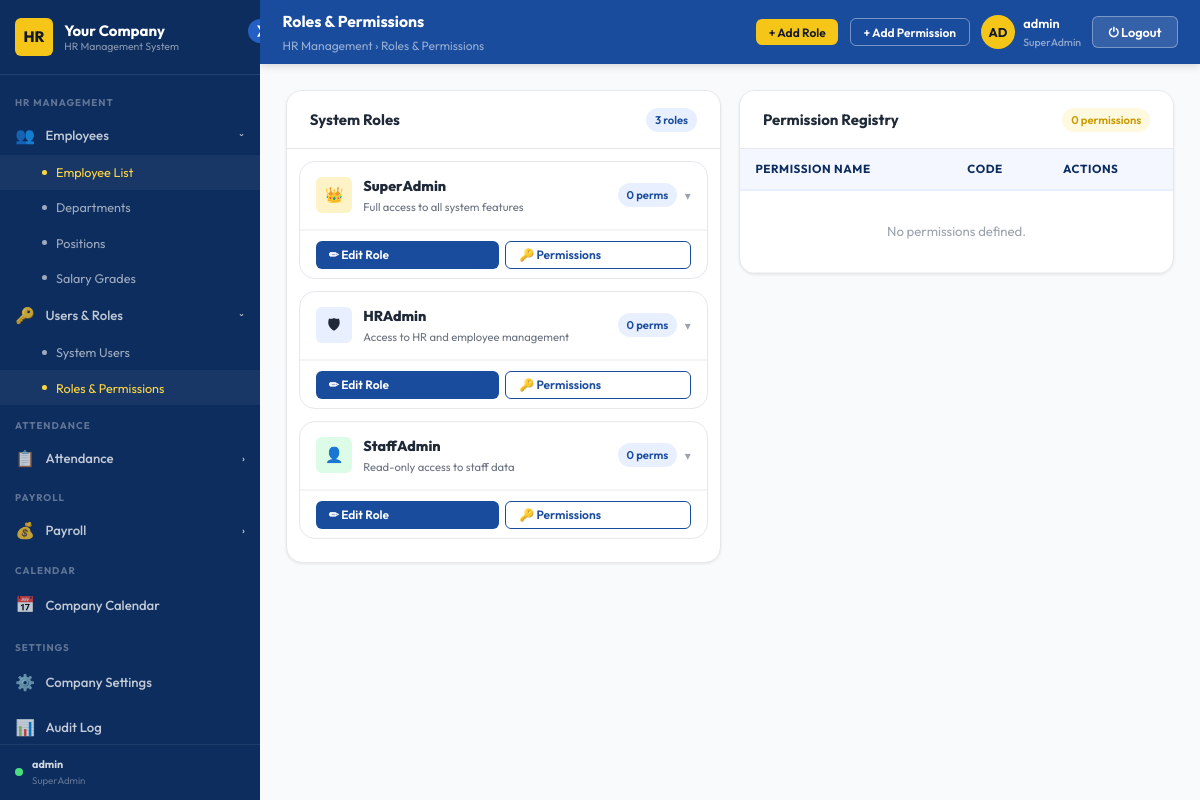
The app's page /employees/roles/ (signed in) with its own data.
### accounts/models.py (models this page shows, shortened)
class Role(models.Model):
    name        = models.CharField(max_length=100)      # SuperAdmin, HRAdmin, StaffAdmin
    description = models.TextField(blank=True)

### employees/views.py (the view, shortened to what this page needs)
@login_required
def roles_view(request):
    role_permission_json = {}
    for rp in RolePermission.objects.select_related('permission'):
        role_permission_json.setdefault(rp.role_id, []).append(rp.permission_id)
    return render(request, 'hrms/roles.html', {
        'roles':                Role.objects.prefetch_related('rolepermission_set__permission'),
        'permissions':          Permission.objects.all(),
        'role_permission_json': json.dumps(role_permission_json),
        **_branding(),
    })

### accounts/access.py (called while the page is built, shortened)
def get_user_role(user):
    if not user or not user.is_authenticated:
        return None
    if user.is_superuser:
        return _MockRole('SuperAdmin')

def has_admin_role(user):
    role = get_user_role(user)
    return role is not None and role.name in ADMIN_ROLES

    def __call__(self, request):
        path = request.path
        if path in PUBLIC_PATHS:
            return self.get_response(request)
        if any(path.startswith(p) for p in PUBLIC_PREFIXES):
            return self.get_response(request)
        if any(path.startswith(p) for p in self.ADMIN_PREFIXES):
            if not request.user.is_authenticated:
                return redirect(f'/login/?next={path}')
            if not has_admin_role(request.user):
                return render(request, 'hrms/403.html', status=403)
        return self.get_response(request)

### accounts/context_processors.py (called while the page is built, shortened)
def user_role(request):
    role      = get_user_role(request.user)
    role_name = role.name if role else ''
    return {
        'user_role':      role,
        'is_super_admin': role_name == 'SuperAdmin',
        'is_hr_admin':    role_name in {'SuperAdmin', 'HRAdmin'},
        'is_staff_admin': role_name in {'SuperAdmin', 'HRAdmin', 'StaffAdmin'},
    }

### employees/views.py (called while the page is built)
def _branding():
    try:
        s = CompanySettings.objects.first()
        if s:
            return {
                'company_name':     s.company_name,
                'company_initials': s.company_initials,
                'company_logo':     s.company_logo.url if s.company_logo else '',
            }
    except Exception:
        pass
    return {
        'company_name':     'Your Company',
        'company_initials': 'HR',
        'company_logo':     '',
    }

### templates/hrms/roles.html (shortened to what this page needs)
{% extends "hrms/admin_base.html" %}
{% load static %}
{% block page_title %}Roles & Permissions{% endblock %}
{% block breadcrumb %}HR Management › Roles & Permissions{% endblock %}
{% block header_actions %}
  <button class="btn btn-gold btn-sm" onclick="openModal('add-role-modal')">+ Add Role</button>
  <button class="btn btn-outline btn-sm" style="color:var(--white);border-color:rgba(255,255,255,.4);"
          onclick="openModal('add-permission-modal')">+ Add Permission</button>
{% endblock %}
{% block content %}
<div class="rbac-layout">
  <div>
    <div class="card" style="margin-bottom:0;">
      <div class="card-header">
        <h3>System Roles</h3>
        <span class="badge badge-blue">{{ roles|length }} roles</span>
      </div>
      <div class="card-body" style="padding:.75rem;">
        {% for role in roles %}
        <div class="role-card">
          <div class="role-card-header" onclick="toggleRolePerms('role-perms-{{ role.id }}')">
            <div style="display:flex;align-items:center;gap:.75rem;">
              <div class="role-icon
                {% if role.name == 'SuperAdmin' %}superadmin
                {% elif role.name == 'HRAdmin' %}hradmin
                {% elif role.name == 'StaffAdmin' %}staffadmin
                {% else %}custom{% endif %}">
                {% if role.name == 'SuperAdmin' %}👑
                {% elif role.name == 'HRAdmin' %}🛡
                {% elif role.name == 'StaffAdmin' %}👤
                {% else %}🔑{% endif %}
              </div>
              <div>
                <h4>{{ role.name }}</h4>
                <div class="text-xs text-gray">{{ role.description|default:"No description" }}</div>
              </div>
            </div>
            <div style="display:flex;align-items:center;gap:.5rem;">
              <span class="badge badge-blue">{{ role.rolepermission_set.count }} perm{{ role.rolepermission_set.count|pluralize }}</span>
              <span style="color:var(--gray-400);font-size:.8rem;">▾</span>
            </div>
          </div>
          <div class="role-actions" onclick="event.stopPropagation()">
            <button class="btn btn-primary btn-sm" style="flex:1;"
                    onclick="editRole({{ role.id }}, '{{ role.name|escapejs }}', '{{ role.description|escapejs }}')">
              ✏ Edit Role
            </button>
            <button class="btn btn-outline btn-sm" style="flex:1;"
                    onclick="managePerms({{ role.id }}, '{{ role.name|escapejs }}')">
              🔑 Permissions
            </button>
          </div>
        </div>
        {% empty %}
        <div style="text-align:center;padding:2.5rem;color:var(--gray-400);">No roles defined yet.</div>
        {% endfor %}
      </div>
    </div>
  </div>
  <div>
    <div class="card">
      <div class="card-header">
        <h3>Permission Registry</h3>
        <span class="badge badge-gold">{{ permissions|length }} permissions</span>
      </div>
      <div class="table-wrap">
        <table class="data-table perm-matrix">
          <thead>
            <tr>
              <th>Permission Name</th>
              <th>Code</th>
              <th>Actions</th>
            </tr>
          </thead>
          <tbody>
            {% for perm in permissions %}
            <tr>
              <td><strong>{{ perm.name }}</strong></td>
              <td><span class="perm-code">{{ perm.code }}</span></td>
              <td>
                <div style="display:flex;gap:.35rem;">
                  <button class="btn btn-outline btn-sm btn-icon"
                          onclick="editPermission({{ perm.id }}, '{{ perm.name|escapejs }}', '{{ perm.code|escapejs }}')">✏</button>
                  <button class="btn btn-danger btn-sm btn-icon"
                          onclick="deletePermission({{ perm.id }}, '{{ perm.name|escapejs }}')">🗑</button>
                </div>
              </td>
            </tr>
            {% empty %}
            <tr><td colspan="3" style="text-align:center;padding:2rem;color:var(--gray-400);">No permissions defined.</td></tr>
            {% endfor %}
          </tbody>
        </table>
      </div>
    </div>
  </div>
</div>
{% endblock %}

### templates/hrms/admin_base.html (shortened to what this page needs)
{% load static %}
<!DOCTYPE html>
<html lang="en">
<head>
  <link rel="stylesheet" href="{% static 'css/base.css' %}"/>
</head>
<body>
<div class="admin-layout">
  <aside class="sidebar" id="sidebar">
    <button class="sidebar-toggle" id="sidebar-toggle" title="Toggle Sidebar">❯</button>
    <div class="sidebar-logo">
      <div class="logo-mark" id="logo-mark">
        {% if company_logo %}
          <img src="{{ company_logo }}" alt="Logo"
               style="width:100%;height:100%;object-fit:cover;border-radius:var(--radius-sm);">
        {% else %}
          {{ company_initials|default:"HR" }}
        {% endif %}
      </div>
      <div class="logo-text">
        {{ company_name|default:"Your Company" }}
        <span>HR Management System</span>
      </div>
    </div>
    <nav class="sidebar-nav" id="sidebar-nav">
      <div class="nav-section">
        <div class="nav-section-label">HR Management</div>
        <button class="nav-group-toggle" data-group="nav-hr">
          <span class="icon">👥</span><span class="label">Employees</span><span class="chevron">›</span>
        </button>
        <div class="nav-submenu" id="nav-hr">
          <a href="{% url 'employees:list' %}">Employee List</a>
          <a href="{% url 'employees:departments' %}">Departments</a>
          <a href="{% url 'employees:positions' %}">Positions</a>
          <a href="{% url 'employees:salary_grades' %}">Salary Grades</a>
        </div>
        {% if is_super_admin %}
        <button class="nav-group-toggle" data-group="nav-users">
          <span class="icon">🔑</span><span class="label">Users & Roles</span><span class="chevron">›</span>
        </button>
        <div class="nav-submenu" id="nav-users">
          <a href="{% url 'employees:users' %}">System Users</a>
          <a href="{% url 'employees:roles' %}">Roles & Permissions</a>
        </div>
        {% endif %}
      </div>
      <div class="nav-section">
        <div class="nav-section-label">Attendance</div>
        <button class="nav-group-toggle" data-group="nav-att">
          <span class="icon">📋</span><span class="label">Attendance</span><span class="chevron">›</span>
        </button>
      </div>
      <div class="nav-section">
        <div class="nav-section-label">Payroll</div>
        <button class="nav-group-toggle" data-group="nav-payroll">
          <span class="icon">💰</span><span class="label">Payroll</span><span class="chevron">›</span>
        </button>
      </div>
      <div class="nav-section">
        <div class="nav-section-label">Calendar</div>
        <a class="nav-link" href="{% url 'calendar_app:index' %}">
          <span class="icon">📅</span><span class="label">Company Calendar</span>
        </a>
      </div>
      {% if is_super_admin %}
      <div class="nav-section">
        <div class="nav-section-label">Settings</div>
        <a class="nav-link" href="{% url 'employees:company_settings' %}">
          <span class="icon">⚙️</span><span class="label">Company Settings</span>
        </a>
        <a class="nav-link" href="{% url 'accounts:audit_log' %}">
          <span class="icon">📊</span><span class="label">Audit Log</span>
        </a>
      </div>
      {% endif %}
    </nav>
    <div style="padding:.75rem 1rem;border-top:1px solid rgba(255,255,255,.08);
                display:flex;align-items:center;gap:.6rem;">
      <div style="width:8px;height:8px;border-radius:50%;background:#4ADE80;flex-shrink:0;"></div>
      <div style="overflow:hidden;">
        <div style="font-size:.72rem;font-weight:700;color:rgba(255,255,255,.8);
                    white-space:nowrap;overflow:hidden;text-overflow:ellipsis;">
          {{ request.user.get_full_name|default:request.user.username }}
        </div>
        <div style="font-size:.65rem;color:rgba(255,255,255,.35);">
          {% if user_role %}{{ user_role.name }}{% else %}No Role{% endif %}
        </div>
      </div>
    </div>
  </aside>
  <div style="flex:1;display:flex;flex-direction:column;">
    <header class="admin-header" id="admin-header">
      <div>
        <div class="header-title">{% block page_title %}Dashboard{% endblock %}</div>
        <div class="header-breadcrumb">{% block breadcrumb %}Home{% endblock %}</div>
      </div>
      <div class="header-right">
        {% block header_actions %}{% endblock %}
        <div class="header-user">
          <div class="header-avatar">{{ request.user.username|slice:":2"|upper }}</div>
          <div>
            <div style="font-size:.85rem;font-weight:600;color:var(--white);">
              {{ request.user.get_full_name|default:request.user.username }}
            </div>
            {% if user_role %}
            <div style="font-size:.7rem;color:rgba(255,255,255,.5);">
              {{ user_role.name }}
            </div>
            {% endif %}
          </div>
        </div>
        <button class="btn-logout" onclick="confirmLogout()">⏻ Logout</button>
      </div>
    </header>
    <main class="admin-content" id="admin-content">
      {% block content %}{% endblock %}
    </main>
  </div>
</div>
</body>
</html>

### templates/hrms/roles.html (style rules this page uses)
.rbac-layout { display:grid; grid-template-columns:1fr 1fr; gap:1.25rem; }
.role-card { background:var(--white); border:1.5px solid var(--gray-200); border-radius:var(--radius-lg); overflow:hidden; transition:all .2s; margin-bottom:.75rem; }
.role-card-header { padding:.9rem 1.1rem; display:flex; align-items:center; justify-content:space-between; border-bottom:1px solid var(--gray-100); cursor:pointer; }
.role-card-header h4 { font-size:.95rem; font-weight:800; color:var(--gray-800); }
.role-icon { width:36px; height:36px; border-radius:var(--radius-sm); display:flex; align-items:center; justify-content:center; font-size:1rem; flex-shrink:0; }
.role-icon.superadmin { background:#FEF3C7; }
.role-icon.hradmin { background:var(--blue-100); }
.role-icon.staffadmin { background:#DCFCE7; }
.role-actions { padding:.65rem 1.1rem; border-top:1px solid var(--gray-100); display:flex; gap:.4rem; }
.perm-matrix { font-size:.82rem; }
.perm-matrix thead th { padding:.55rem .75rem; background:var(--blue-50); color:var(--blue-900); font-size:.72rem; font-weight:700; text-transform:uppercase; letter-spacing:.05em; }
.perm-matrix tbody td { padding:.55rem .75rem; border-bottom:1px solid var(--gray-100); }

### records on screen
Role: name "SuperAdmin", description "Full access to all system features", rolepermission_set.count "0"
Role: name "HRAdmin", description "Access to HR and employee management", rolepermission_set.count "0"
Role: name "StaffAdmin", description "Read-only access to staff data", rolepermission_set.count "0"

### other values on screen
{{ company_initials|default:"HR" }} "HR"
{{ company_name|default:"Your Company" }} "Your Company"
{{ request.user.get_full_name|default:request.user.username }} "admin"
{{ request.user.username|slice:":2"|upper }} "AD"
{{ roles|length }} "3"
{{ permissions|length }} "0"
